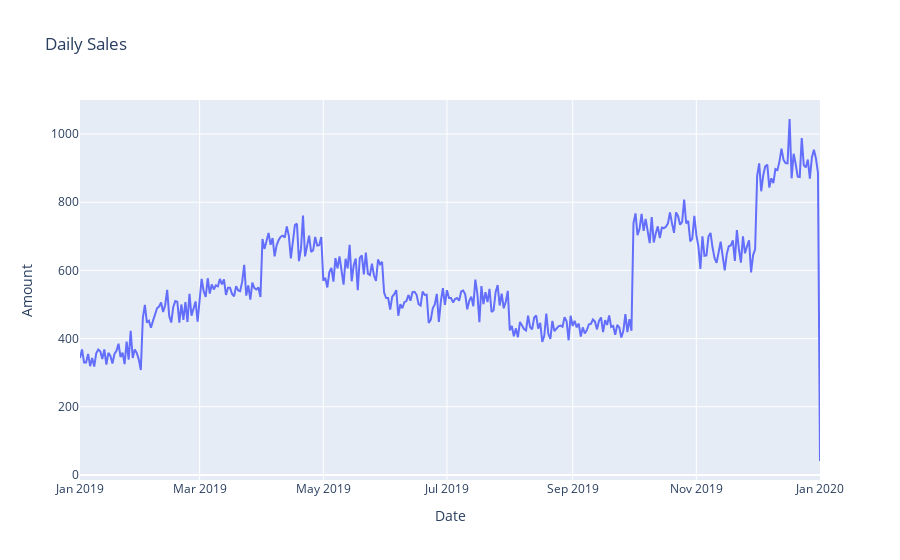

The code cell stored with this chart in its notebook:
### Markdown cell above
### 2. Data viz and exploration

### Code cell
daily_sales = pd.DataFrame(df.groupby('Date')['Amount'].sum())
px.line(daily_sales, x=daily_sales.index, y='Amount', title='Daily Sales')

### Figure 1 — Plotly figure (JSON) as saved in the notebook; plotly's stock layout.template omitted (floating-point values rounded to 4 significant figures; data arrays with more than 128 entries replaced by an {"elided": "..."} marker saying what was removed)
{"data": [{"hovertemplate": "Date=%{x}<br>Amount=%{y}<extra></extra>", "legendgroup": "", "line": {"color": "#636efa", "dash": "solid"}, "marker": {"symbol": "circle"}, "mode": "lines", "name": "", "orientation": "v", "showlegend": false, "type": "scatter", "x": {"elided": "366 str values"}, "xaxis": "x", "y": {"elided": "366 int values"}, "yaxis": "y"}], "layout": {"legend": {"tracegroupgap": 0}, "title": {"text": "Daily Sales"}, "xaxis": {"anchor": "y", "domain": [0, 1], "title": {"text": "Date"}}, "yaxis": {"anchor": "x", "domain": [0, 1], "title": {"text": "Amount"}}}}
